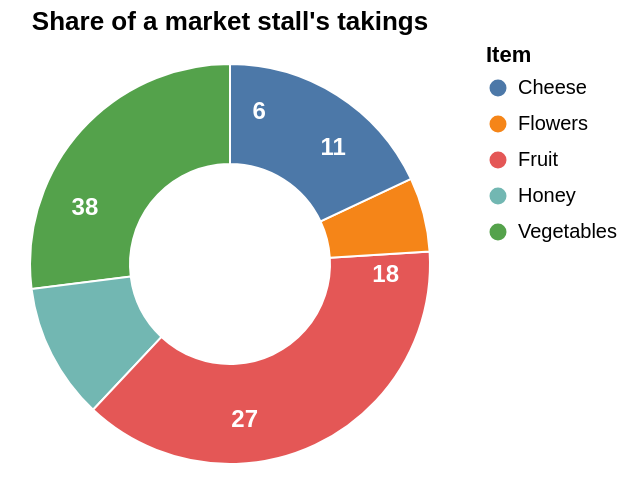

Write the Vega-Lite specification saved for this chart.
### Vega-Lite specification from a JSON file in a GitHub repository (floating-point values rounded to 4 significant figures)
{"$schema": "https://vega.github.io/schema/vega-lite/v6.json", "description": "A donut chart: arcs with an inner radius and a text label at the middle of each slice. The rows are in the reverse order of the legend, because the text layer has no color field and stacks the rows in reverse order.", "title": "Share of a market stall's takings", "width": 220, "height": 220, "data": {"values": [{"item": "Vegetables", "share": 27}, {"item": "Honey", "share": 11}, {"item": "Fruit", "share": 38}, {"item": "Flowers", "share": 6}, {"item": "Cheese", "share": 18}]}, "encoding": {"theta": {"field": "share", "type": "quantitative", "stack": true}, "color": {"field": "item", "type": "nominal", "scale": {"scheme": "tableau10"}, "title": "Item"}}, "layer": [{"mark": {"type": "arc", "innerRadius": 50, "outerRadius": 100, "stroke": "white"}}, {"mark": {"type": "text", "radius": 78, "fontSize": 12, "fontWeight": "bold"}, "encoding": {"text": {"field": "share", "type": "quantitative"}, "color": {"value": "white"}}}]}
